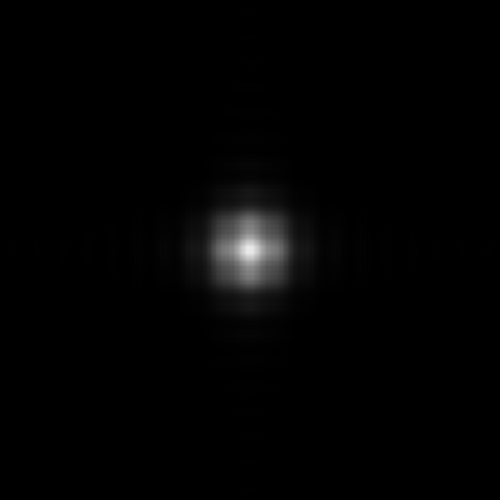
#> input picture experiments/homecomp/beamCoherence1/intensity.tif, 1000 x 1000 px, found by its file name (shown at 1/2 size)
$ python plotIntensity.py
#> lines starting #> are read from the running program, lines starting #| are printed output that depends on the picture
### simulations/fullBeamPolarisation3/interferenceGratingModelsJK.py
#!/usr/bin/env python3
# -*- coding: utf-8 -*-
"""
Created on Sat Aug 29 12:40:25 2020


This is intended to be a library of methods for analysing the properties
of interference gratings and interference patterns.  It is under development and
mostly untested  — use with caution!

@author: gvanriessen
"""


import numpy as np
from numpy import sin, cos, exp, pi, sqrt, square
from scipy.signal import periodogram
from scipy.fftpack import fft, ifft, fftfreq
from scipy.signal import find_peaks, peak_widths
from findiff import FinDiff
from itertools import chain, zip_longest
import matplotlib.pyplot as plt
import numpy as np
from scipy.signal import argrelextrema
from scipy.ndimage import gaussian_filter

'''

    We are interested in MTF of the optical system, which may be calculated as
    contrast as a function of frequency.

    Start here with methods to define contrast'

'''


# [486 lines left out: functions getPhaseGradient, gauss1D, lineProfile, profilePeaks, findPeaks, getImageData and 6 more, not called in this run]


def correlationCoefficient(A, expected):
    return np.corrcoef(A,expected)[1,0]


# [9 lines left out: function fidelity, not called in this run]


def interferenceIntensityTMTM(x,k,theta,A = 1.0):
    '''
    Generate intensity profile for interfernce between TM polarised beams from
    a pair of diffraction gratings.  Based on

    X Wang et al, Proceedings Volume 10809, International Conference on Extreme Ultraviolet
    Lithography 2018; 108091Z (2018) https://doi.org/10.1117/12.2501949

    For two TM polarized beams, the electric field is parallel to the incident plane
    and can be decomposed in the x and z directions regarding incident angle. In this
    case, assuming 0 initial phases, equal amplitudes A, with the azimuthal angles
    ϕ1 = 0°, ϕ2 = 180° and polarization angles ψ1 = 0°, ψ2 = 0°, the electric fields
    are:

      E1 = A*exp(i*(k*x*np.sin(theta) - k*x*cos(theta )))
      E2 = A*exp(i*(-k*x*np.sin(theta) - k*x*cos(theta )))

    The polarisation vectors are :

      p1 = cos(theta)*y*iv+sin(tehta)*z*kv
      p2 = cos(theta)*y*iv-sin(tehta)*z*kv

    where iv, jv, kv is unit vector in x direction (i,j,k notation)
    '''
    I = 2.*square(A) + 2.*square(A) * cos(2.*k*x*sin(theta))*cos(2.*theta)

    return I


# [32 lines left out: functions interferenceIntensityTETE, interferenceIntensityTMTE, not called in this run]


def interferenceIntensity(x,k,theta, A = 1.0, gamma=0, polarisationModes=('TM','TM')):

    if (polarisationModes[0] == 'TE' and polarisationModes[1] == 'TE'):
        I = interferenceIntensityTETE(x,k,theta,A)

    if (polarisationModes[0] == 'TM' and polarisationModes[1] == 'TM'):
        I = interferenceIntensityTMTM(x,k,theta,A)

    if ((polarisationModes[0] == 'TE' and polarisationModes[1] == 'TM') \
       or (polarisationModes[0] == 'TM' and polarisationModes[1] == 'TE')):
        I = interferenceIntensityTMTE(x,k,theta,gamma,A)
    return I


# [932 lines left out: functions whiteNoise, test_models, test, testGaussFit, testTETMContrast, not called in this run]


# [3 lines that do not run on import are left out]
    # test_models()
    # testGaussFit()
#    testTETMContrast()


### simulations/speckleFocused/plotIntensity.py
#!/usr/bin/env python3
# -*- coding: utf-8 -*-
"""
Created on Sat Oct 16 17:07:48 2021

@author: jerome
"""

import tifffile
import numpy as np
import matplotlib.pyplot as plt
import interferenceGratingModelsJK as interferenceGratingModelsJK
import interferenceGratingModels as interferenceGratingModels


plt.rcParams["figure.figsize"] = (10,10)

def round_sig(x, sig=2):
    from math import log10, floor
    if x != 0:
        return round(x, sig-int(floor(log10(abs(x))))-1)
    else:
        return x

dirPath = '/user/home/opt/xl/xl/experiments/speckleFocused/data/'
savePath = '/home/jerome/Documents/MASTERS/Figures/plots/roughness/'
order = ['focusCheck' + str(r) + 'mm/intensity.tif' for r in range(2,14)]#['closeNbig','closeNbigNoMask']#range(0,25)
cY = [2,2,2,2,2,4,4,4,4,4,6,6,6,6,6,8,8,8,8,8,10,10,10,10,10]
sigma = [0.5,1.0,1.5,2.0,2.5,0.5,1.0,1.5,2.0,2.5,0.5,1.0,1.5,2.0,2.5,0.5,1.0,1.5,2.0,2.5,0.5,1.0,1.5,2.0,2.5]
files = [o for o in order]#[str(o) + '/' + str(o) + 'intensity.tif' for o in order]

print([i for i in order])
#    [dirPath + 'ideal27/ideal27intensity.tif',
#         '/user/home/opt/xl/xl/experiments/correctedWBS/data/ideal/idealintensity.tif']  #[str(o) + '/' + str(o) + 'intensity.tif' for o in order]

labels =  [str(r) + 'mm' for r in range(2,14)]
#['With Speckle Mask', 'Without Speckle Mask']
#['\u03C3 = 0.5 nm ','\u03C3 = 1.0 nm ','\u03C3 = 1.5 nm ','\u03C3 = 2.0 nm','\u03C3 = 2.5 nm']
# ['\u03C3 = 0.5 nm ','\u03C3 = 1.0 nm ','\u03C3 = 1.5 nm ','\u03C3 = 2.0 nm','\u03C3 = 2.5 nm',
#           '\u03C3 = 0.5 nm ','\u03C3 = 1.0 nm ','\u03C3 = 1.5 nm ','\u03C3 = 2.0 nm','\u03C3 = 2.5 nm',
#           '\u03C3 = 0.5 nm ','\u03C3 = 1.0 nm ','\u03C3 = 1.5 nm ','\u03C3 = 2.0 nm','\u03C3 = 2.5 nm',
#           '\u03C3 = 0.5 nm ','\u03C3 = 1.0 nm ','\u03C3 = 1.5 nm ','\u03C3 = 2.0 nm','\u03C3 = 2.5 nm',
#           '\u03C3 = 0.5 nm ','\u03C3 = 1.0 nm ','\u03C3 = 1.5 nm ','\u03C3 = 2.0 nm','\u03C3 = 2.5 nm']
legendTitle = None #'$C_y =$ 2 nm' # None #'$C_y =$ 10 nm'

# Specify analysis - turn plotting on and off
show = True                          # show initial tiffs and entire profiles
plotTogether = True                   # plot aerial image profiles together
contrast = False                       # compute contrast metrics
normalise = False                      # normalise profiles when plotting together
subtractAperture = False               # subtract intensity from aperture
plotFromEq = False                      # plot ideal intensity from equation
split = False                           # split into groups by correlation length (for ploting all aerial images together)
twoD = False                           # calculate two-dimensional contrast (still in development)
save = False                           # save plots to savePath

N = 2500                            # number of pixels to take for line profile  - 1200 for roughness aerial images
n = 400                             # number of pixels to average over for line profile - 15 for roughness aerial images
plotRange = 1e7                       # range of aerial image plot in nm

# res and middle pixels of images

#res = [(5.253179450836339e-09, 3.622995883515388e-08),(5.253219530026472e-09, 3.6314214553375166e-08)]#np.full((np.shape(files)[0],2), [2.5011882651601634e-09, 2.426754806976689e-07])
#res = [(3.317631116498579e-09,5.0412035231282055e-09),
res = [(4.3861701380034884e-07,6.663653540690268e-07),
       (8.772501331310375e-07,1.33279809558251e-06),
       (1.3158832524617261e-06,1.999230837095993e-06),
       (1.7545163717924144e-06,2.6656635786094766e-06),
       (2.193149491123103e-06,3.3320963201229596e-06),
       (2.6317826104537913e-06,3.998529061636443e-06),
       (3.07041572978448e-06,4.664961803149926e-06),
       (3.5090488491151696e-06,5.331394544663409e-06),
       (3.947681968445858e-06,5.9978272861768915e-06),
       (4.3863150877765454e-06,6.664260027690376e-06),
       (4.824948207107235e-06,7.330692769203858e-06),
       (5.263581326437925e-06,7.997125510717343e-06)]

mid = np.full((np.shape(files)[0],2), (2880, 2880))
#[(int(2160/2),int(16384/2)),(int(4320/2),int(32768/2))] #np.full((np.shape(files)[0],2), (196, 12188))

pitch = 100e-9

# read from files - create profiles and images of sampled range
try:
    tiffs = [tifffile.imread(dirPath + f) for f in files]
#> tiffs = 12 items
except FileNotFoundError:
    tiffs = [tifffile.imread(f) for f in files]

images = [t[m[0]-n:m[0]+n,m[1]-N:m[1]+N] for t, m in zip(tiffs,mid)]
#> images = [empty array, empty array, empty array, empty array, empty array, empty array, empty array, empty array, empty array, empty array, empty array, empty array]
profiles = [i.mean(0) for i in images] #[t[m[0]-n:m[0]+n,m[1]-N:m[1]+N] for t, m in zip(tiffs,mid)]
#> profiles = 12 items
xP = [np.linspace(-N*r[0], N*r[0],2*N) for r in res]
yP = [np.linspace(-n*r[1], n*r[1],2*n) for r in res]

#idealTif = tifffile.imread(dirPath + 'ideal/idealintensity.tif')
#idealImage = idealTif[mid[0][0]-n:mid[0][0]+n,mid[0][1]-N:mid[0][1]+N]

''' define interference grating parameters'''
wl = 6.710553853647976e-9 # wavelength in m

# Amplitude of both beams (assumed equal)
A = 1.8e5 # 0.37e5 #0.3e5  # this may be scaled to  match simulated intensity
k = 2*np.pi/wl
m = 1 # order of diffracted beams from each grating
d = 100e-9 #24e-9 #100e-9 # grating spacing

# angle between the beams from each grating
theta = np.arcsin(m*wl/d)
IP = interferenceGratingModelsJK.interferenceIntensity(xP[0],k,theta,A=A)
I2d = np.tile(IP,(2*n,1))

fig, axs = plt.subplots(1,2)
axs[0].imshow(images[0],aspect='auto')
axs[1].imshow(images[1],aspect='auto')

print("Range of aerial image profile (h) [m]: ", np.max(xP[0])-np.min(xP[0]))
print("Range of aerial image profile (v) [m]: ", np.max(yP[0])-np.min(yP[0]))
# print(len(tiffs))
# print(len(profiles))
# print(len(labels))

if show:
    if len(tiffs) == 1:
        plt.imshow(tiffs[0], aspect ='auto')
        plt.show()

        plt.imshow(images[0], aspect = 'auto')
        plt.show()

        plt.plot(profiles[0], label=labels[0])
        plt.legend()
        plt.ylabel('Intensity [ph/s/.1%bw/mm$^2$]')
        plt.xlabel('Position [nm]')
        plt.show
    else:
        fig, axs = plt.subplots(int(len(tiffs)),1)
        for i in range(len(tiffs)):
            axs[i].imshow(tiffs[i], aspect='auto')#5)
            axs[i].set_title(labels[i])
#> this loop made 12 passes
        axs[int(len(tiffs)/2)].set_ylabel('y-position [pixels]')
        axs[len(tiffs)-1].set_xlabel('x-position [pixels]')
        fig.tight_layout()
        plt.show()
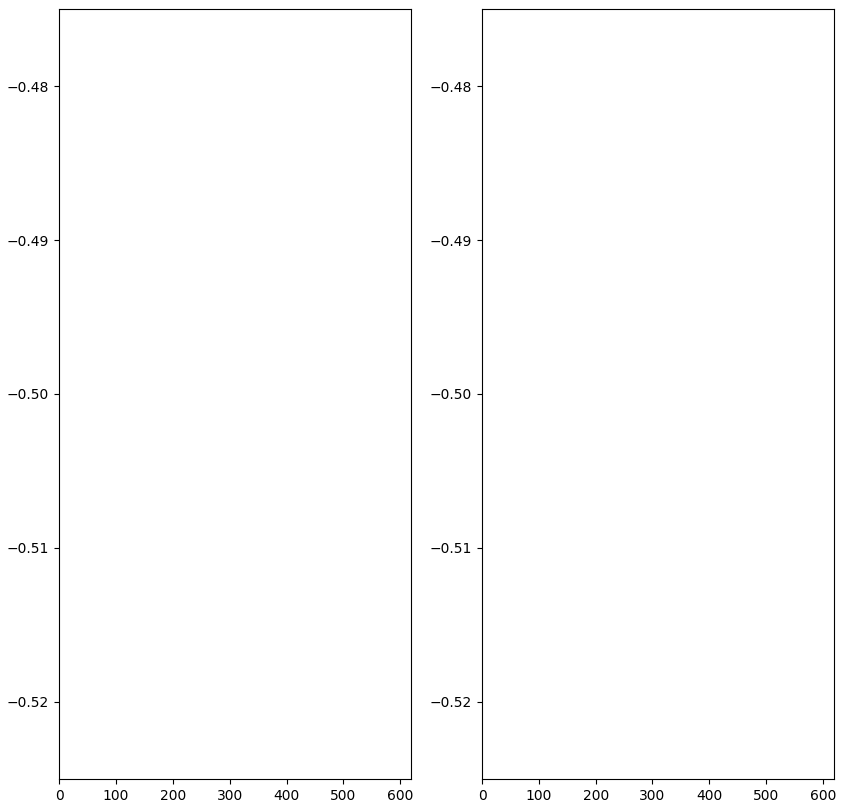
#> figure drawn by matplotlib, 2 panels

        fig, axs = plt.subplots(int(len(tiffs)),1)
        for i in range(len(tiffs)):
            axs[i].imshow(images[i], aspect='auto')#15)
            axs[i].set_title(labels[i])
            axs[i].set_xticks([int(((2*N)-1)*(b/(8))) for b in range(0,9)])
            axs[i].set_yticks([int(((2*n)-1)*(b/(1))) for b in range(0,2)])
#> (the run stopped early here; a loop or call above may not have finished)
